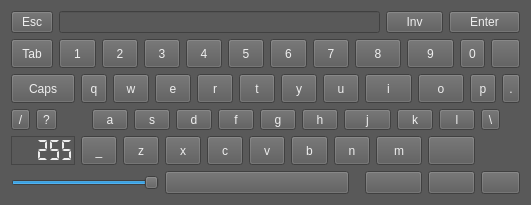
<?xml version="1.0" encoding="UTF-8"?>
<ui version="4.0">
 <class>KeyBoard</class>
 <widget class="QDialog" name="KeyBoard">
  <property name="geometry">
   <rect>
    <x>0</x>
    <y>0</y>
    <width>531</width>
    <height>205</height>
   </rect>
  </property>
  <property name="windowTitle">
   <string>Dialog</string>
  </property>
  <property name="styleSheet">
   <string notr="true">background-color: rgb(89, 89, 89);
color: rgb(238, 238, 238);</string>
  </property>
  <layout class="QGridLayout" name="gridLayout">
   <item row="0" column="0" colspan="2">
    <widget class="QToolButton" name="toolButton_esc">
     <property name="sizePolicy">
      <sizepolicy hsizetype="Preferred" vsizetype="Preferred">
       <horstretch>0</horstretch>
       <verstretch>0</verstretch>
      </sizepolicy>
     </property>
     <property name="focusPolicy">
      <enum>Qt::NoFocus</enum>
     </property>
     <property name="text">
      <string>Esc</string>
     </property>
    </widget>
   </item>
   <item row="0" column="2" colspan="30">
    <widget class="QLineEdit" name="display"/>
   </item>
   <item row="0" column="32" colspan="6">
    <widget class="QToolButton" name="toolButton_Inv">
     <property name="sizePolicy">
      <sizepolicy hsizetype="Preferred" vsizetype="Preferred">
       <horstretch>0</horstretch>
       <verstretch>0</verstretch>
      </sizepolicy>
     </property>
     <property name="focusPolicy">
      <enum>Qt::NoFocus</enum>
     </property>
     <property name="text">
      <string>Inv</string>
     </property>
    </widget>
   </item>
   <item row="0" column="38" colspan="6">
    <widget class="QToolButton" name="toolButton_enter">
     <property name="sizePolicy">
      <sizepolicy hsizetype="Preferred" vsizetype="Preferred">
       <horstretch>0</horstretch>
       <verstretch>0</verstretch>
      </sizepolicy>
     </property>
     <property name="focusPolicy">
      <enum>Qt::NoFocus</enum>
     </property>
     <property name="text">
      <string>Enter</string>
     </property>
    </widget>
   </item>
   <item row="1" column="0" colspan="2">
    <widget class="QToolButton" name="toolButton_tab">
     <property name="sizePolicy">
      <sizepolicy hsizetype="Preferred" vsizetype="Preferred">
       <horstretch>0</horstretch>
       <verstretch>0</verstretch>
      </sizepolicy>
     </property>
     <property name="focusPolicy">
      <enum>Qt::NoFocus</enum>
     </property>
     <property name="text">
      <string>Tab</string>
     </property>
    </widget>
   </item>
   <item row="1" column="2" colspan="3">
    <widget class="QToolButton" name="toolButton_1">
     <property name="sizePolicy">
      <sizepolicy hsizetype="Preferred" vsizetype="Preferred">
       <horstretch>0</horstretch>
       <verstretch>0</verstretch>
      </sizepolicy>
     </property>
     <property name="focusPolicy">
      <enum>Qt::NoFocus</enum>
     </property>
     <property name="contextMenuPolicy">
      <enum>Qt::DefaultContextMenu</enum>
     </property>
     <property name="layoutDirection">
      <enum>Qt::LeftToRight</enum>
     </property>
     <property name="text">
      <string>1</string>
     </property>
     <property name="popupMode">
      <enum>QToolButton::DelayedPopup</enum>
     </property>
     <property name="autoRaise">
      <bool>false</bool>
     </property>
     <property name="arrowType">
      <enum>Qt::NoArrow</enum>
     </property>
    </widget>
   </item>
   <item row="1" column="5" colspan="4">
    <widget class="QToolButton" name="toolButton_2">
     <property name="sizePolicy">
      <sizepolicy hsizetype="Preferred" vsizetype="Preferred">
       <horstretch>0</horstretch>
       <verstretch>0</verstretch>
      </sizepolicy>
     </property>
     <property name="focusPolicy">
      <enum>Qt::NoFocus</enum>
     </property>
     <property name="text">
      <string>2</string>
     </property>
    </widget>
   </item>
   <item row="1" column="9" colspan="4">
    <widget class="QToolButton" name="toolButton_3">
     <property name="sizePolicy">
      <sizepolicy hsizetype="Preferred" vsizetype="Preferred">
       <horstretch>0</horstretch>
       <verstretch>0</verstretch>
      </sizepolicy>
     </property>
     <property name="focusPolicy">
      <enum>Qt::NoFocus</enum>
     </property>
     <property name="text">
      <string>3</string>
     </property>
    </widget>
   </item>
   <item row="1" column="13" colspan="4">
    <widget class="QToolButton" name="toolButton_4">
     <property name="sizePolicy">
      <sizepolicy hsizetype="Preferred" vsizetype="Preferred">
       <horstretch>0</horstretch>
       <verstretch>0</verstretch>
      </sizepolicy>
     </property>
     <property name="focusPolicy">
      <enum>Qt::NoFocus</enum>
     </property>
     <property name="text">
      <string>4</string>
     </property>
    </widget>
   </item>
   <item row="1" column="17" colspan="4">
    <widget class="QToolButton" name="toolButton_5">
     <property name="sizePolicy">
      <sizepolicy hsizetype="Preferred" vsizetype="Preferred">
       <horstretch>0</horstretch>
       <verstretch>0</verstretch>
      </sizepolicy>
     </property>
     <property name="focusPolicy">
      <enum>Qt::NoFocus</enum>
     </property>
     <property name="text">
      <string>5</string>
     </property>
    </widget>
   </item>
   <item row="1" column="21" colspan="4">
    <widget class="QToolButton" name="toolButton_6">
     <property name="sizePolicy">
      <sizepolicy hsizetype="Preferred" vsizetype="Preferred">
       <horstretch>0</horstretch>
       <verstretch>0</verstretch>
      </sizepolicy>
     </property>
     <property name="focusPolicy">
      <enum>Qt::NoFocus</enum>
     </property>
     <property name="text">
      <string>6</string>
     </property>
    </widget>
   </item>
   <item row="1" column="25" colspan="4">
    <widget class="QToolButton" name="toolButton_7">
     <property name="sizePolicy">
      <sizepolicy hsizetype="Preferred" vsizetype="Preferred">
       <horstretch>0</horstretch>
       <verstretch>0</verstretch>
      </sizepolicy>
     </property>
     <property name="focusPolicy">
      <enum>Qt::NoFocus</enum>
     </property>
     <property name="text">
      <string>7</string>
     </property>
    </widget>
   </item>
   <item row="1" column="29" colspan="5">
    <widget class="QToolButton" name="toolButton_8">
     <property name="sizePolicy">
      <sizepolicy hsizetype="Preferred" vsizetype="Preferred">
       <horstretch>0</horstretch>
       <verstretch>0</verstretch>
      </sizepolicy>
     </property>
     <property name="focusPolicy">
      <enum>Qt::NoFocus</enum>
     </property>
     <property name="text">
      <string>8</string>
     </property>
    </widget>
   </item>
   <item row="1" column="34" colspan="5">
    <widget class="QToolButton" name="toolButton_9">
     <property name="sizePolicy">
      <sizepolicy hsizetype="Preferred" vsizetype="Preferred">
       <horstretch>0</horstretch>
       <verstretch>0</verstretch>
      </sizepolicy>
     </property>
     <property name="focusPolicy">
      <enum>Qt::NoFocus</enum>
     </property>
     <property name="text">
      <string>9</string>
     </property>
    </widget>
   </item>
   <item row="1" column="39" colspan="3">
    <widget class="QToolButton" name="toolButton_0">
     <property name="sizePolicy">
      <sizepolicy hsizetype="Preferred" vsizetype="Preferred">
       <horstretch>0</horstretch>
       <verstretch>0</verstretch>
      </sizepolicy>
     </property>
     <property name="focusPolicy">
      <enum>Qt::NoFocus</enum>
     </property>
     <property name="text">
      <string>0</string>
     </property>
    </widget>
   </item>
   <item row="1" column="42" colspan="2">
    <widget class="QToolButton" name="toolButton_backspace">
     <property name="sizePolicy">
      <sizepolicy hsizetype="Preferred" vsizetype="Preferred">
       <horstretch>0</horstretch>
       <verstretch>0</verstretch>
      </sizepolicy>
     </property>
     <property name="focusPolicy">
      <enum>Qt::NoFocus</enum>
     </property>
     <property name="text">
      <string/>
     </property>
     <property name="icon">
      <iconset resource="../../resource.qrc">
       <normaloff>:/resources/image/keypad/backspace.png</normaloff>:/resources/image/keypad/backspace.png</iconset>
     </property>
    </widget>
   </item>
   <item row="2" column="0" colspan="3">
    <widget class="QToolButton" name="toolButton_capslock">
     <property name="sizePolicy">
      <sizepolicy hsizetype="Preferred" vsizetype="Preferred">
       <horstretch>0</horstretch>
       <verstretch>0</verstretch>
      </sizepolicy>
     </property>
     <property name="focusPolicy">
      <enum>Qt::NoFocus</enum>
     </property>
     <property name="text">
      <string>Caps</string>
     </property>
    </widget>
   </item>
   <item row="2" column="3" colspan="3">
    <widget class="QToolButton" name="toolButton_q">
     <property name="sizePolicy">
      <sizepolicy hsizetype="Preferred" vsizetype="Preferred">
       <horstretch>0</horstretch>
       <verstretch>0</verstretch>
      </sizepolicy>
     </property>
     <property name="focusPolicy">
      <enum>Qt::NoFocus</enum>
     </property>
     <property name="text">
      <string>q</string>
     </property>
    </widget>
   </item>
   <item row="2" column="6" colspan="4">
    <widget class="QToolButton" name="toolButton_w">
     <property name="sizePolicy">
      <sizepolicy hsizetype="Preferred" vsizetype="Preferred">
       <horstretch>0</horstretch>
       <verstretch>0</verstretch>
      </sizepolicy>
     </property>
     <property name="focusPolicy">
      <enum>Qt::NoFocus</enum>
     </property>
     <property name="text">
      <string>w</string>
     </property>
    </widget>
   </item>
   <item row="2" column="10" colspan="4">
    <widget class="QToolButton" name="toolButton_e">
     <property name="sizePolicy">
      <sizepolicy hsizetype="Preferred" vsizetype="Preferred">
       <horstretch>0</horstretch>
       <verstretch>0</verstretch>
      </sizepolicy>
     </property>
     <property name="focusPolicy">
      <enum>Qt::NoFocus</enum>
     </property>
     <property name="text">
      <string>e</string>
     </property>
    </widget>
   </item>
   <item row="2" column="14" colspan="4">
    <widget class="QToolButton" name="toolButton_r">
     <property name="sizePolicy">
      <sizepolicy hsizetype="Preferred" vsizetype="Preferred">
       <horstretch>0</horstretch>
       <verstretch>0</verstretch>
      </sizepolicy>
     </property>
     <property name="focusPolicy">
      <enum>Qt::NoFocus</enum>
     </property>
     <property name="text">
      <string>r</string>
     </property>
    </widget>
   </item>
   <item row="2" column="18" colspan="4">
    <widget class="QToolButton" name="toolButton_t">
     <property name="sizePolicy">
      <sizepolicy hsizetype="Preferred" vsizetype="Preferred">
       <horstretch>0</horstretch>
       <verstretch>0</verstretch>
      </sizepolicy>
     </property>
     <property name="focusPolicy">
      <enum>Qt::NoFocus</enum>
     </property>
     <property name="text">
      <string>t</string>
     </property>
    </widget>
   </item>
   <item row="2" column="22" colspan="4">
    <widget class="QToolButton" name="toolButton_y">
     <property name="sizePolicy">
      <sizepolicy hsizetype="Preferred" vsizetype="Preferred">
       <horstretch>0</horstretch>
       <verstretch>0</verstretch>
      </sizepolicy>
     </property>
     <property name="focusPolicy">
      <enum>Qt::NoFocus</enum>
     </property>
     <property name="text">
      <string>y</string>
     </property>
    </widget>
   </item>
   <item row="2" column="26" colspan="4">
    <widget class="QToolButton" name="toolButton_u">
     <property name="sizePolicy">
      <sizepolicy hsizetype="Preferred" vsizetype="Preferred">
       <horstretch>0</horstretch>
       <verstretch>0</verstretch>
      </sizepolicy>
     </property>
     <property name="focusPolicy">
      <enum>Qt::NoFocus</enum>
     </property>
     <property name="text">
      <string>u</string>
     </property>
    </widget>
   </item>
   <item row="2" column="30" colspan="5">
    <widget class="QToolButton" name="toolButton_i">
     <property name="sizePolicy">
      <sizepolicy hsizetype="Preferred" vsizetype="Preferred">
       <horstretch>0</horstretch>
       <verstretch>0</verstretch>
      </sizepolicy>
     </property>
     <property name="focusPolicy">
      <enum>Qt::NoFocus</enum>
     </property>
     <property name="text">
      <string>i</string>
     </property>
    </widget>
   </item>
   <item row="2" column="35" colspan="5">
    <widget class="QToolButton" name="toolButton_o">
     <property name="sizePolicy">
      <sizepolicy hsizetype="Preferred" vsizetype="Preferred">
       <horstretch>0</horstretch>
       <verstretch>0</verstretch>
      </sizepolicy>
     </property>
     <property name="focusPolicy">
      <enum>Qt::NoFocus</enum>
     </property>
     <property name="text">
      <string>o</string>
     </property>
    </widget>
   </item>
   <item row="2" column="40" colspan="3">
    <widget class="QToolButton" name="toolButton_p">
     <property name="sizePolicy">
      <sizepolicy hsizetype="Preferred" vsizetype="Preferred">
       <horstretch>0</horstretch>
       <verstretch>0</verstretch>
      </sizepolicy>
     </property>
     <property name="focusPolicy">
      <enum>Qt::NoFocus</enum>
     </property>
     <property name="text">
      <string>p</string>
     </property>
    </widget>
   </item>
   <item row="2" column="43">
    <widget class="QToolButton" name="toolButton_dot">
     <property name="sizePolicy">
      <sizepolicy hsizetype="Preferred" vsizetype="Preferred">
       <horstretch>0</horstretch>
       <verstretch>0</verstretch>
      </sizepolicy>
     </property>
     <property name="focusPolicy">
      <enum>Qt::NoFocus</enum>
     </property>
     <property name="text">
      <string>.</string>
     </property>
    </widget>
   </item>
   <item row="3" column="0">
    <widget class="QToolButton" name="toolButton_line1">
     <property name="text">
      <string>/</string>
     </property>
    </widget>
   </item>
   <item row="3" column="1" colspan="3">
    <widget class="QToolButton" name="toolButton_wenhao">
     <property name="text">
      <string>?</string>
     </property>
    </widget>
   </item>
   <item row="3" column="4" colspan="4">
    <widget class="QToolButton" name="toolButton_a">
     <property name="sizePolicy">
      <sizepolicy hsizetype="Preferred" vsizetype="Preferred">
       <horstretch>0</horstretch>
       <verstretch>0</verstretch>
      </sizepolicy>
     </property>
     <property name="focusPolicy">
      <enum>Qt::NoFocus</enum>
     </property>
     <property name="text">
      <string>a</string>
     </property>
    </widget>
   </item>
   <item row="3" column="8" colspan="4">
    <widget class="QToolButton" name="toolButton_s">
     <property name="sizePolicy">
      <sizepolicy hsizetype="Preferred" vsizetype="Preferred">
       <horstretch>0</horstretch>
       <verstretch>0</verstretch>
      </sizepolicy>
     </property>
     <property name="focusPolicy">
      <enum>Qt::NoFocus</enum>
     </property>
     <property name="text">
      <string>s</string>
     </property>
    </widget>
   </item>
   <item row="3" column="12" colspan="4">
    <widget class="QToolButton" name="toolButton_d">
     <property name="sizePolicy">
      <sizepolicy hsizetype="Preferred" vsizetype="Preferred">
       <horstretch>0</horstretch>
       <verstretch>0</verstretch>
      </sizepolicy>
     </property>
     <property name="focusPolicy">
      <enum>Qt::NoFocus</enum>
     </property>
     <property name="text">
      <string>d</string>
     </property>
    </widget>
   </item>
   <item row="3" column="16" colspan="4">
    <widget class="QToolButton" name="toolButton_f">
     <property name="sizePolicy">
      <sizepolicy hsizetype="Preferred" vsizetype="Preferred">
       <horstretch>0</horstretch>
       <verstretch>0</verstretch>
      </sizepolicy>
     </property>
     <property name="focusPolicy">
      <enum>Qt::NoFocus</enum>
     </property>
     <property name="text">
      <string>f</string>
     </property>
    </widget>
   </item>
   <item row="3" column="20" colspan="4">
    <widget class="QToolButton" name="toolButton_g">
     <property name="sizePolicy">
      <sizepolicy hsizetype="Preferred" vsizetype="Preferred">
       <horstretch>0</horstretch>
       <verstretch>0</verstretch>
      </sizepolicy>
     </property>
     <property name="focusPolicy">
      <enum>Qt::NoFocus</enum>
     </property>
     <property name="text">
      <string>g</string>
     </property>
    </widget>
   </item>
   <item row="3" column="24" colspan="4">
    <widget class="QToolButton" name="toolButton_h">
     <property name="sizePolicy">
      <sizepolicy hsizetype="Preferred" vsizetype="Preferred">
       <horstretch>0</horstretch>
       <verstretch>0</verstretch>
      </sizepolicy>
     </property>
     <property name="focusPolicy">
      <enum>Qt::NoFocus</enum>
     </property>
     <property name="text">
      <string>h</string>
     </property>
    </widget>
   </item>
   <item row="3" column="28" colspan="5">
    <widget class="QToolButton" name="toolButton_j">
     <property name="sizePolicy">
      <sizepolicy hsizetype="Preferred" vsizetype="Preferred">
       <horstretch>0</horstretch>
       <verstretch>0</verstretch>
      </sizepolicy>
     </property>
     <property name="focusPolicy">
      <enum>Qt::NoFocus</enum>
     </property>
     <property name="text">
      <string>j</string>
     </property>
    </widget>
   </item>
   <item row="3" column="33" colspan="4">
    <widget class="QToolButton" name="toolButton_k">
     <property name="sizePolicy">
      <sizepolicy hsizetype="Preferred" vsizetype="Preferred">
       <horstretch>0</horstretch>
       <verstretch>0</verstretch>
      </sizepolicy>
     </property>
     <property name="focusPolicy">
      <enum>Qt::NoFocus</enum>
     </property>
     <property name="text">
      <string>k</string>
     </property>
    </widget>
   </item>
   <item row="3" column="37" colspan="4">
    <widget class="QToolButton" name="toolButton_l">
     <property name="sizePolicy">
      <sizepolicy hsizetype="Preferred" vsizetype="Preferred">
       <horstretch>0</horstretch>
       <verstretch>0</verstretch>
      </sizepolicy>
     </property>
     <property name="focusPolicy">
      <enum>Qt::NoFocus</enum>
     </property>
     <property name="text">
      <string>l</string>
     </property>
    </widget>
   </item>
   <item row="3" column="41" colspan="3">
    <widget class="QToolButton" name="toolButton_line2">
     <property name="text">
      <string>\</string>
     </property>
    </widget>
   </item>
   <item row="4" column="0" colspan="3">
    <widget class="QLCDNumber" name="lcdNumber">
     <property name="frameShape">
      <enum>QFrame::StyledPanel</enum>
     </property>
     <property name="frameShadow">
      <enum>QFrame::Plain</enum>
     </property>
     <property name="segmentStyle">
      <enum>QLCDNumber::Flat</enum>
     </property>
     <property name="value" stdset="0">
      <double>255.000000000000000</double>
     </property>
    </widget>
   </item>
   <item row="4" column="3" colspan="4">
    <widget class="QToolButton" name="toolButton_line3">
     <property name="sizePolicy">
      <sizepolicy hsizetype="Preferred" vsizetype="Preferred">
       <horstretch>0</horstretch>
       <verstretch>0</verstretch>
      </sizepolicy>
     </property>
     <property name="focusPolicy">
      <enum>Qt::NoFocus</enum>
     </property>
     <property name="text">
      <string>_</string>
     </property>
    </widget>
   </item>
   <item row="4" column="7" colspan="4">
    <widget class="QToolButton" name="toolButton_z">
     <property name="sizePolicy">
      <sizepolicy hsizetype="Preferred" vsizetype="Preferred">
       <horstretch>0</horstretch>
       <verstretch>0</verstretch>
      </sizepolicy>
     </property>
     <property name="focusPolicy">
      <enum>Qt::NoFocus</enum>
     </property>
     <property name="text">
      <string>z</string>
     </property>
    </widget>
   </item>
   <item row="4" column="11" colspan="4">
    <widget class="QToolButton" name="toolButton_x">
     <property name="sizePolicy">
      <sizepolicy hsizetype="Preferred" vsizetype="Preferred">
       <horstretch>0</horstretch>
       <verstretch>0</verstretch>
      </sizepolicy>
     </property>
     <property name="focusPolicy">
      <enum>Qt::NoFocus</enum>
     </property>
     <property name="text">
      <string>x</string>
     </property>
    </widget>
   </item>
   <item row="4" column="15" colspan="4">
    <widget class="QToolButton" name="toolButton_c">
     <property name="sizePolicy">
      <sizepolicy hsizetype="Preferred" vsizetype="Preferred">
       <horstretch>0</horstretch>
       <verstretch>0</verstretch>
      </sizepolicy>
     </property>
     <property name="focusPolicy">
      <enum>Qt::NoFocus</enum>
     </property>
     <property name="text">
      <string>c</string>
     </property>
    </widget>
   </item>
   <item row="4" column="19" colspan="4">
    <widget class="QToolButton" name="toolButton_v">
     <property name="sizePolicy">
      <sizepolicy hsizetype="Preferred" vsizetype="Preferred">
       <horstretch>0</horstretch>
       <verstretch>0</verstretch>
      </sizepolicy>
     </property>
     <property name="focusPolicy">
      <enum>Qt::NoFocus</enum>
     </property>
     <property name="text">
      <string>v</string>
     </property>
    </widget>
   </item>
   <item row="4" column="23" colspan="4">
    <widget class="QToolButton" name="toolButton_b">
     <property name="sizePolicy">
      <sizepolicy hsizetype="Preferred" vsizetype="Preferred">
       <horstretch>0</horstretch>
       <verstretch>0</verstretch>
      </sizepolicy>
     </property>
     <property name="focusPolicy">
      <enum>Qt::NoFocus</enum>
     </property>
     <property name="text">
      <string>b</string>
     </property>
    </widget>
   </item>
   <item row="4" column="27" colspan="4">
    <widget class="QToolButton" name="toolButton_n">
     <property name="sizePolicy">
      <sizepolicy hsizetype="Preferred" vsizetype="Preferred">
       <horstretch>0</horstretch>
       <verstretch>0</verstretch>
      </sizepolicy>
     </property>
     <property name="focusPolicy">
      <enum>Qt::NoFocus</enum>
     </property>
     <property name="text">
      <string>n</string>
     </property>
    </widget>
   </item>
   <item row="4" column="31" colspan="5">
    <widget class="QToolButton" name="toolButton_m">
     <property name="sizePolicy">
      <sizepolicy hsizetype="Preferred" vsizetype="Preferred">
       <horstretch>0</horstretch>
       <verstretch>0</verstretch>
      </sizepolicy>
     </property>
     <property name="focusPolicy">
      <enum>Qt::NoFocus</enum>
     </property>
     <property name="text">
      <string>m</string>
     </property>
    </widget>
   </item>
   <item row="4" column="36" colspan="5">
    <widget class="QToolButton" name="toolButton_up">
     <property name="sizePolicy">
      <sizepolicy hsizetype="Preferred" vsizetype="Preferred">
       <horstretch>0</horstretch>
       <verstretch>0</verstretch>
      </sizepolicy>
     </property>
     <property name="focusPolicy">
      <enum>Qt::NoFocus</enum>
     </property>
     <property name="text">
      <string/>
     </property>
     <property name="icon">
      <iconset resource="../../resource.qrc">
       <normaloff>:/resources/image/keypad/top.png</normaloff>:/resources/image/keypad/top.png</iconset>
     </property>
    </widget>
   </item>
   <item row="5" column="0" colspan="11">
    <widget class="QSlider" name="horizontalSlider">
     <property name="focusPolicy">
      <enum>Qt::NoFocus</enum>
     </property>
     <property name="acceptDrops">
      <bool>false</bool>
     </property>
     <property name="layoutDirection">
      <enum>Qt::LeftToRight</enum>
     </property>
     <property name="autoFillBackground">
      <bool>false</bool>
     </property>
     <property name="maximum">
      <number>255</number>
     </property>
     <property name="value">
      <number>255</number>
     </property>
     <property name="sliderPosition">
      <number>255</number>
     </property>
     <property name="orientation">
      <enum>Qt::Horizontal</enum>
     </property>
     <property name="tickPosition">
      <enum>QSlider::NoTicks</enum>
     </property>
    </widget>
   </item>
   <item row="5" column="11" colspan="18">
    <widget class="QToolButton" name="toolButton_space">
     <property name="sizePolicy">
      <sizepolicy hsizetype="Preferred" vsizetype="Preferred">
       <horstretch>0</horstretch>
       <verstretch>0</verstretch>
      </sizepolicy>
     </property>
     <property name="focusPolicy">
      <enum>Qt::NoFocus</enum>
     </property>
     <property name="text">
      <string/>
     </property>
    </widget>
   </item>
   <item row="5" column="30" colspan="6">
    <widget class="QToolButton" name="toolButton_left">
     <property name="sizePolicy">
      <sizepolicy hsizetype="Preferred" vsizetype="Preferred">
       <horstretch>0</horstretch>
       <verstretch>0</verstretch>
      </sizepolicy>
     </property>
     <property name="focusPolicy">
      <enum>Qt::NoFocus</enum>
     </property>
     <property name="text">
      <string/>
     </property>
     <property name="icon">
      <iconset resource="../../resource.qrc">
       <normaloff>:/resources/image/keypad/left.png</normaloff>:/resources/image/keypad/left.png</iconset>
     </property>
    </widget>
   </item>
   <item row="5" column="36" colspan="5">
    <widget class="QToolButton" name="toolButton_down">
     <property name="sizePolicy">
      <sizepolicy hsizetype="Preferred" vsizetype="Preferred">
       <horstretch>0</horstretch>
       <verstretch>0</verstretch>
      </sizepolicy>
     </property>
     <property name="focusPolicy">
      <enum>Qt::NoFocus</enum>
     </property>
     <property name="text">
      <string/>
     </property>
     <property name="icon">
      <iconset resource="../../resource.qrc">
       <normaloff>:/resources/image/keypad/down.png</normaloff>:/resources/image/keypad/down.png</iconset>
     </property>
    </widget>
   </item>
   <item row="5" column="41" colspan="3">
    <widget class="QToolButton" name="toolButton_right">
     <property name="sizePolicy">
      <sizepolicy hsizetype="Preferred" vsizetype="Preferred">
       <horstretch>0</horstretch>
       <verstretch>0</verstretch>
      </sizepolicy>
     </property>
     <property name="focusPolicy">
      <enum>Qt::NoFocus</enum>
     </property>
     <property name="text">
      <string/>
     </property>
     <property name="icon">
      <iconset resource="../../resource.qrc">
       <normaloff>:/resources/image/keypad/right.png</normaloff>:/resources/image/keypad/right.png</iconset>
     </property>
    </widget>
   </item>
  </layout>
 </widget>
 <resources>
  <include location="../../resource.qrc"/>
 </resources>
 <connections/>
</ui>
